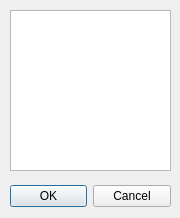
<?xml version="1.0" encoding="UTF-8"?>
<ui version="4.0">
 <class>packetsList</class>
 <widget class="QDialog" name="packetsList">
  <property name="geometry">
   <rect>
    <x>0</x>
    <y>0</y>
    <width>180</width>
    <height>218</height>
   </rect>
  </property>
  <property name="minimumSize">
   <size>
    <width>180</width>
    <height>218</height>
   </size>
  </property>
  <property name="maximumSize">
   <size>
    <width>180</width>
    <height>218</height>
   </size>
  </property>
  <property name="windowTitle">
   <string>Dialog</string>
  </property>
  <widget class="QDialogButtonBox" name="buttonBox">
   <property name="geometry">
    <rect>
     <x>10</x>
     <y>180</y>
     <width>161</width>
     <height>32</height>
    </rect>
   </property>
   <property name="orientation">
    <enum>Qt::Horizontal</enum>
   </property>
   <property name="standardButtons">
    <set>QDialogButtonBox::Cancel|QDialogButtonBox::Ok</set>
   </property>
  </widget>
  <widget class="QListWidget" name="listPackets">
   <property name="geometry">
    <rect>
     <x>10</x>
     <y>10</y>
     <width>161</width>
     <height>161</height>
    </rect>
   </property>
   <property name="sizePolicy">
    <sizepolicy hsizetype="Maximum" vsizetype="Maximum">
     <horstretch>0</horstretch>
     <verstretch>0</verstretch>
    </sizepolicy>
   </property>
  </widget>
 </widget>
 <resources/>
 <connections>
  <connection>
   <sender>buttonBox</sender>
   <signal>accepted()</signal>
   <receiver>packetsList</receiver>
   <slot>accept()</slot>
   <hints>
    <hint type="sourcelabel">
     <x>248</x>
     <y>254</y>
    </hint>
    <hint type="destinationlabel">
     <x>157</x>
     <y>274</y>
    </hint>
   </hints>
  </connection>
  <connection>
   <sender>buttonBox</sender>
   <signal>rejected()</signal>
   <receiver>packetsList</receiver>
   <slot>reject()</slot>
   <hints>
    <hint type="sourcelabel">
     <x>316</x>
     <y>260</y>
    </hint>
    <hint type="destinationlabel">
     <x>286</x>
     <y>274</y>
    </hint>
   </hints>
  </connection>
 </connections>
</ui>
